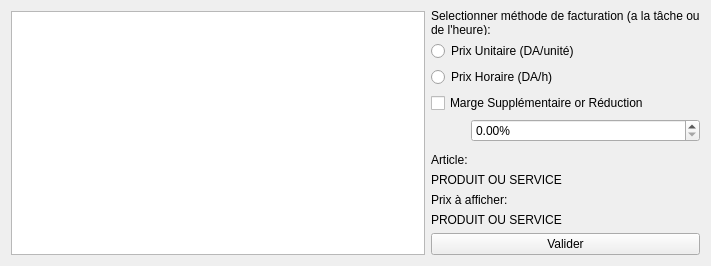
<?xml version="1.0" encoding="UTF-8"?>
<ui version="4.0">
 <class>layoutWidget</class>
 <widget class="QWidget" name="layoutWidget">
  <property name="enabled">
   <bool>true</bool>
  </property>
  <property name="geometry">
   <rect>
    <x>0</x>
    <y>0</y>
    <width>711</width>
    <height>266</height>
   </rect>
  </property>
  <property name="windowTitle">
   <string>Form</string>
  </property>
  <layout class="QHBoxLayout" name="horizontalLayout">
   <item>
    <layout class="QVBoxLayout" name="verticalLayout_25">
     <item>
      <widget class="QTreeView" name="productStructView">
       <property name="sizePolicy">
        <sizepolicy hsizetype="Expanding" vsizetype="Expanding">
         <horstretch>0</horstretch>
         <verstretch>0</verstretch>
        </sizepolicy>
       </property>
       <property name="sizeIncrement">
        <size>
         <width>0</width>
         <height>1</height>
        </size>
       </property>
       <property name="alternatingRowColors">
        <bool>false</bool>
       </property>
       <property name="selectionMode">
        <enum>QAbstractItemView::SingleSelection</enum>
       </property>
       <property name="selectionBehavior">
        <enum>QAbstractItemView::SelectItems</enum>
       </property>
       <property name="indentation">
        <number>20</number>
       </property>
       <property name="rootIsDecorated">
        <bool>false</bool>
       </property>
       <property name="animated">
        <bool>false</bool>
       </property>
       <attribute name="headerHighlightSections">
        <bool>false</bool>
       </attribute>
      </widget>
     </item>
    </layout>
   </item>
   <item>
    <layout class="QVBoxLayout" name="verticalLayout_8">
     <item>
      <widget class="QLabel" name="label">
       <property name="text">
        <string>Selectionner méthode de facturation (a la tâche ou de l'heure):</string>
       </property>
       <property name="wordWrap">
        <bool>true</bool>
       </property>
      </widget>
     </item>
     <item>
      <widget class="QRadioButton" name="radioButton_7">
       <property name="text">
        <string>Prix Unitaire (DA/unité)</string>
       </property>
      </widget>
     </item>
     <item>
      <widget class="QRadioButton" name="radioButton_8">
       <property name="text">
        <string>Prix Horaire (DA/h)</string>
       </property>
      </widget>
     </item>
     <item>
      <widget class="QCheckBox" name="checkBox">
       <property name="text">
        <string>Marge Supplémentaire or Réduction</string>
       </property>
      </widget>
     </item>
     <item>
      <layout class="QHBoxLayout" name="horizontalLayout_29">
       <item>
        <spacer name="horizontalSpacer">
         <property name="orientation">
          <enum>Qt::Horizontal</enum>
         </property>
         <property name="sizeType">
          <enum>QSizePolicy::Fixed</enum>
         </property>
         <property name="sizeHint" stdset="0">
          <size>
           <width>40</width>
           <height>20</height>
          </size>
         </property>
        </spacer>
       </item>
       <item>
        <widget class="QDoubleSpinBox" name="doubleSpinBox_8">
         <property name="accelerated">
          <bool>false</bool>
         </property>
         <property name="prefix">
          <string/>
         </property>
         <property name="suffix">
          <string>%</string>
         </property>
         <property name="maximum">
          <double>999999999.990000009536743</double>
         </property>
         <property name="singleStep">
          <double>1.000000000000000</double>
         </property>
        </widget>
       </item>
      </layout>
     </item>
     <item>
      <spacer name="verticalSpacer_9">
       <property name="sizePolicy">
        <sizepolicy hsizetype="Minimum" vsizetype="Minimum">
         <horstretch>0</horstretch>
         <verstretch>0</verstretch>
        </sizepolicy>
       </property>
       <property name="orientation">
        <enum>Qt::Vertical</enum>
       </property>
       <property name="sizeType">
        <enum>QSizePolicy::Minimum</enum>
       </property>
       <property name="sizeHint" stdset="0">
        <size>
         <width>88</width>
         <height>5</height>
        </size>
       </property>
      </spacer>
     </item>
     <item>
      <widget class="QLabel" name="label_2">
       <property name="text">
        <string>Article:</string>
       </property>
      </widget>
     </item>
     <item>
      <widget class="QLabel" name="label_3">
       <property name="text">
        <string>PRODUIT OU SERVICE</string>
       </property>
      </widget>
     </item>
     <item>
      <widget class="QLabel" name="label_5">
       <property name="text">
        <string>Prix à afficher:</string>
       </property>
      </widget>
     </item>
     <item>
      <widget class="QLabel" name="label_4">
       <property name="text">
        <string>PRODUIT OU SERVICE</string>
       </property>
      </widget>
     </item>
     <item>
      <spacer name="verticalSpacer_10">
       <property name="sizePolicy">
        <sizepolicy hsizetype="Minimum" vsizetype="MinimumExpanding">
         <horstretch>0</horstretch>
         <verstretch>0</verstretch>
        </sizepolicy>
       </property>
       <property name="orientation">
        <enum>Qt::Vertical</enum>
       </property>
       <property name="sizeType">
        <enum>QSizePolicy::MinimumExpanding</enum>
       </property>
       <property name="sizeHint" stdset="0">
        <size>
         <width>88</width>
         <height>0</height>
        </size>
       </property>
      </spacer>
     </item>
     <item>
      <widget class="QPushButton" name="pushButton">
       <property name="text">
        <string>Valider</string>
       </property>
      </widget>
     </item>
    </layout>
   </item>
  </layout>
  <zorder></zorder>
  <zorder></zorder>
 </widget>
 <resources/>
 <connections/>
</ui>
